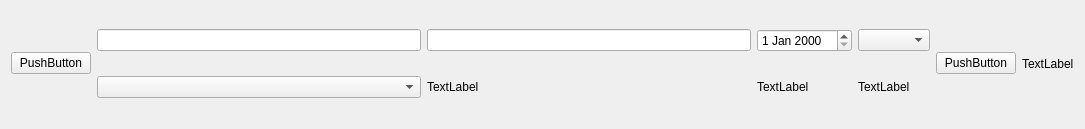
<?xml version="1.0" encoding="UTF-8"?>
<ui version="4.0">
 <class>transaction</class>
 <widget class="QWidget" name="transaction">
  <property name="geometry">
   <rect>
    <x>0</x>
    <y>0</y>
    <width>1085</width>
    <height>129</height>
   </rect>
  </property>
  <property name="windowTitle">
   <string>Form</string>
  </property>
  <layout class="QGridLayout" name="gridLayout">
   <item row="0" column="5" rowspan="2">
    <widget class="QPushButton" name="pushButton_2">
     <property name="text">
      <string>PushButton</string>
     </property>
    </widget>
   </item>
   <item row="1" column="3">
    <widget class="QLabel" name="label_2">
     <property name="text">
      <string>TextLabel</string>
     </property>
    </widget>
   </item>
   <item row="0" column="4">
    <widget class="QComboBox" name="comboBox_2"/>
   </item>
   <item row="0" column="1">
    <widget class="QLineEdit" name="lineEdit"/>
   </item>
   <item row="1" column="1">
    <widget class="QComboBox" name="comboBox"/>
   </item>
   <item row="0" column="2">
    <widget class="QLineEdit" name="lineEdit_2"/>
   </item>
   <item row="0" column="3">
    <widget class="QDateEdit" name="dateEdit"/>
   </item>
   <item row="0" column="0" rowspan="2">
    <widget class="QPushButton" name="pushButton">
     <property name="text">
      <string>PushButton</string>
     </property>
    </widget>
   </item>
   <item row="1" column="2">
    <widget class="QLabel" name="label">
     <property name="text">
      <string>TextLabel</string>
     </property>
    </widget>
   </item>
   <item row="1" column="4">
    <widget class="QLabel" name="label_3">
     <property name="text">
      <string>TextLabel</string>
     </property>
    </widget>
   </item>
   <item row="0" column="6" rowspan="2">
    <widget class="QLabel" name="label_4">
     <property name="text">
      <string>TextLabel</string>
     </property>
    </widget>
   </item>
  </layout>
 </widget>
 <resources/>
 <connections/>
</ui>
